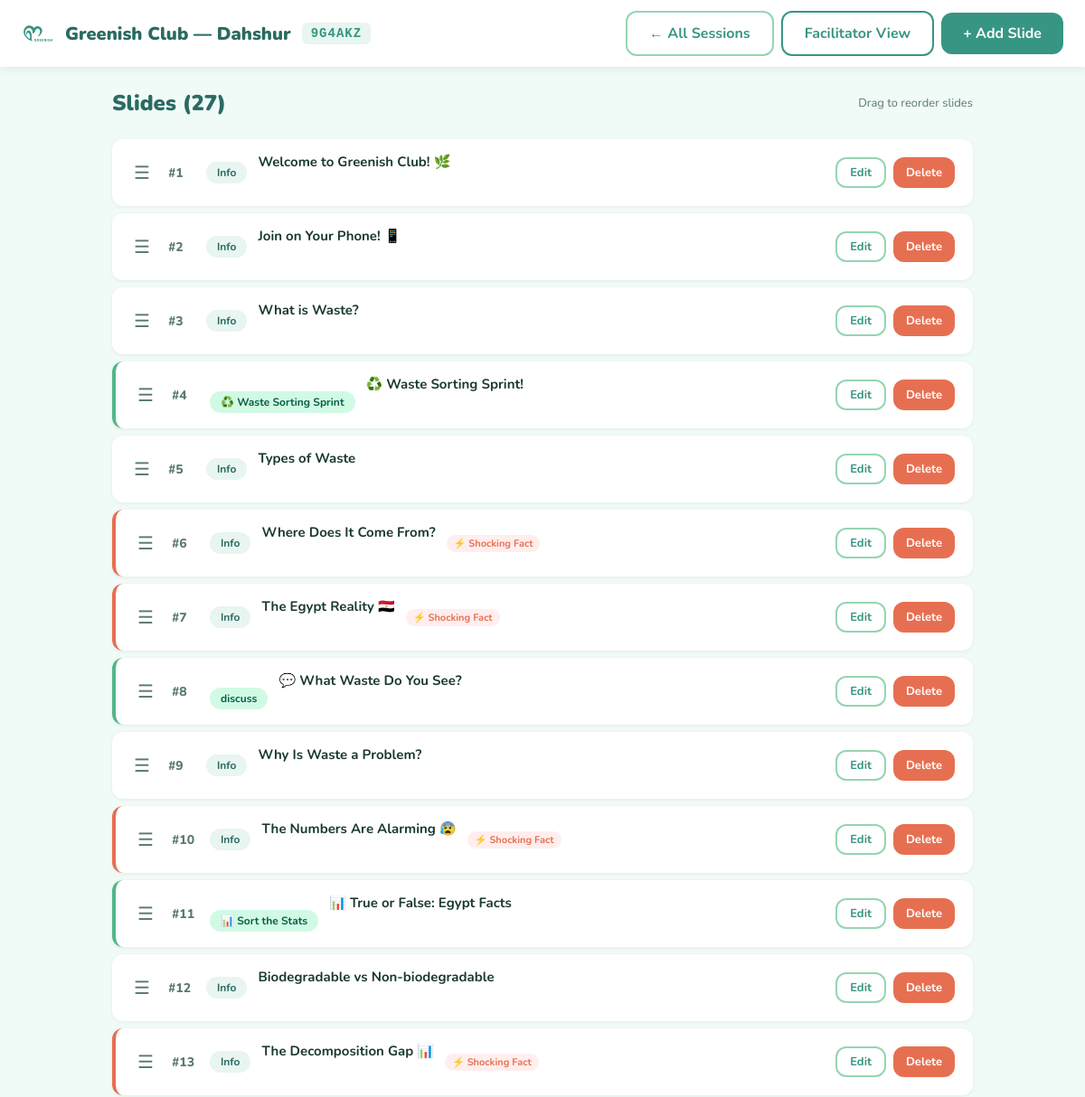
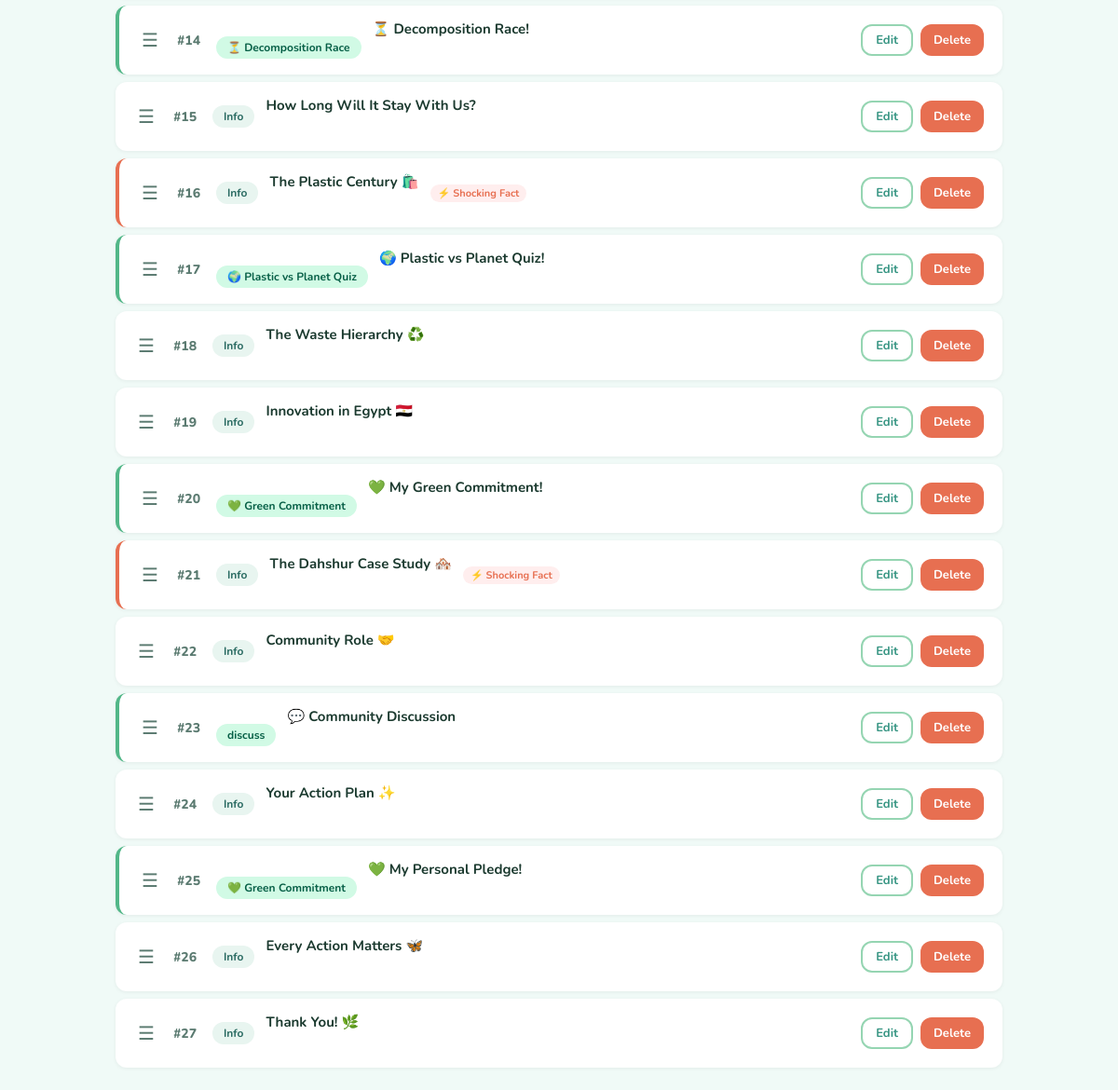
/session/cms/9G4AKZ/slides/ (signed in), run on the app's committed database (2 pictures, top to bottom).
### session/models.py (models this page shows, shortened)
class Session(models.Model):
    STATUS_CHOICES = [
        ('waiting', 'Waiting'),
        ('active', 'Active'),
        ('ended', 'Ended'),
    ]
    code = models.CharField(max_length=6, unique=True, default=generate_session_code)
    title = models.CharField(max_length=255)
    facilitator_name = models.CharField(max_length=100, blank=True, default='')
    facilitator_password = models.CharField(max_length=128, blank=True, default='')
    status = models.CharField(max_length=10, choices=STATUS_CHOICES, default='waiting')
    current_slide_index = models.PositiveIntegerField(default=0)
    activity_active = models.BooleanField(default=False)
    show_answers_at = models.DateTimeField(null=True, blank=True)
    created_at = models.DateTimeField(auto_now_add=True)

class Slide(models.Model):
    SLIDE_TYPE_CHOICES = [
        ('info', 'Information'),
        ('activity', 'Activity'),
    ]
    ACTIVITY_TYPE_CHOICES = [
        ('sprint', '♻️ Waste Sorting Sprint'),
        ('decompose', '⏳ Decomposition Race'),
        ('quiz', '🌍 Plastic vs Planet Quiz'),
        ('commitment', '💚 Green Commitment'),
        ('sort_stats', '📊 Sort the Stats'),
    ]
    session = models.ForeignKey(Session, on_delete=models.CASCADE, related_name='slides')
    order = models.PositiveIntegerField(default=0)
    slide_type = models.CharField(max_length=10, choices=SLIDE_TYPE_CHOICES, default='info')
    title = models.CharField(max_length=255, blank=True)
    content = models.TextField(blank=True)
    image = models.ImageField(upload_to='slides/', blank=True, null=True)
    activity_type = models.CharField(max_length=15, choices=ACTIVITY_TYPE_CHOICES, blank=True, null=True)
    activity_config = models.JSONField(blank=True, null=True)
    shocking_fact = models.BooleanField(default=False)
    time_hint = models.PositiveIntegerField(blank=True, null=True, help_text='Seconds to display')
    is_active = models.BooleanField(default=True)
    class Meta:
        ordering = ['order']

### session/cms_views.py (the view)
# urls.py: path('cms/<str:code>/slides/', cms_views.cms_slides, name='cms_slides'),
@never_cache
@staff_member_required(login_url='/session/cms/login/')
def cms_slides(request, code):
    session = get_object_or_404(Session, code=code)
    slides = session.slides.all().order_by('order')
    return render(request, 'session/cms/slides.html', {'session': session, 'slides': slides})

### session/templates/session/cms/slides.html (shortened to what this page needs)
<!DOCTYPE html>
<html lang="en">
<head>
    <link rel="stylesheet" href="/static/css/session.css?v=6">
    <link rel="stylesheet" href="/static/css/cms.css?v=6">
</head>
<body class="cms-page">
    <header class="cms-header">
        <div class="cms-header-left">
            <img src="/static/img/logo.svg?v=6" alt="Greenish" class="cms-logo">
            <h1>{{ session.title }}</h1>
            <span class="session-code">{{ session.code }}</span>
        </div>
        <div class="cms-header-right">
            <a href="{% url 'cms_sessions' %}" class="btn btn-outline">← All Sessions</a>
            <a href="{% url 'session_facilitator' code=session.code %}" class="btn btn-secondary">Facilitator View</a>
            <a href="{% url 'cms_slide_add' code=session.code %}" class="btn btn-primary">+ Add Slide</a>
        </div>
    </header>
    <main class="cms-main">
        <div class="cms-section-header">
            <h2>Slides ({{ slides|length }})</h2>
            <div class="cms-section-hint">Drag to reorder slides</div>
        </div>
        {% if slides %}
        <div class="cms-slides-list" id="slides-list">
            {% for slide in slides %}
            <div class="cms-slide-item{% if slide.slide_type == 'activity' %} activity-slide{% endif %}{% if slide.shocking_fact %} shocking-slide{% endif %}" data-slide-id="{{ slide.id }}">
                <div class="slide-handle">☰</div>
                <div class="slide-info">
                    <div class="slide-order">#{{ slide.order|add:1 }}</div>
                    <div class="slide-type-badge {{ slide.slide_type }}-badge">
                        {% if slide.slide_type == 'activity' %}
                            {{ slide.get_activity_type_display }}
                        {% else %}
                            Info
                        {% endif %}
                    </div>
                    <div class="slide-title">{{ slide.title|default:"Untitled Slide" }}</div>
                    {% if slide.shocking_fact %}
                    <span class="shocking-badge">⚡ Shocking Fact</span>
                    {% endif %}
                </div>
                <div class="slide-actions">
                    <a href="{% url 'cms_slide_edit' code=session.code slide_id=slide.id %}" class="btn btn-outline btn-small">Edit</a>
                    <a href="{% url 'cms_slide_delete' code=session.code slide_id=slide.id %}" class="btn btn-danger btn-small" onclick="return confirm('Delete this slide?')">Delete</a>
                </div>
            </div>
            {% endfor %}
        </div>
        {% endif %}
    </main>
</body>
</html>

### static/css/session.css (style rules this page uses)
:root { --primary: #379583; --primary-dark: #2A6B62; --primary-light: #52B788; --primary-pale: #95D5B2; --primary-tint: #E8F5F0; --bg: #F0FAF7; --text-dark: #1B3A2F; --text-muted: #5A7A70; --alert: #E76F51; --accent: #52B788; --white: #FFFFFF; --shadow: 0 4px 20px rgba(55, 149, 131, 0.15); --shadow-lg: 0 8px 40px rgba(55, 149, 131, 0.2); --radius: 12px; --radius-lg: 20px; --transition: all 0.3s cubic-bezier(0.4, 0, 0.2, 1); --glass-bg: rgba(255, 255, 255, 0.72); --glass-border: rgba(255, 255, 255, 0.3); --nature-1: #1a4731; --nature-2: #245a3d; --nature-3: #379583; --nature-4: #52B788; --nature-5: #95D5B2; --coral: #E76F51; --gold: #F4A261; --ocean: #2196F3; }
* { margin: 0; padding: 0; box-sizing: border-box; }
html, body { font-family: 'Nunito', sans-serif; background: var(--bg); color: var(--text-dark); min-height: 100vh; overflow-x: hidden; overflow-y: auto; -webkit-overflow-scrolling: touch; }
.btn { display: inline-flex; align-items: center; justify-content: center; gap: 8px; padding: 12px 24px; border: none; border-radius: var(--radius); font-family: 'Nunito', sans-serif; font-weight: 700; font-size: 16px; cursor: pointer; transition: var(--transition); text-decoration: none; }
.btn-primary { background: var(--primary); color: var(--white); }
.btn-secondary { background: var(--white); color: var(--primary); border: 2px solid var(--primary); }
.btn-danger { background: var(--alert); color: var(--white); }
.btn-outline { background: transparent; color: var(--primary); border: 2px solid var(--primary-pale); }
.btn-small { padding: 6px 14px; font-size: 13px; }
.session-code { background: var(--primary-tint); color: var(--primary-dark); padding: 6px 14px; border-radius: 8px; font-weight: 700; font-size: 14px; letter-spacing: 1px; }
.slide-title { font-size: 42px; font-weight: 900; color: var(--primary-dark); margin-bottom: 24px; line-height: 1.2; }
.activity-badge { display: inline-flex; align-items: center; gap: 8px; background: var(--primary-tint); color: var(--primary); padding: 10px 20px; border-radius: 30px; font-weight: 700; font-size: 16px; margin-top: 16px; }

### static/css/cms.css (style rules this page uses)
.cms-page { min-height: 100vh; background: var(--bg); }
.cms-header { background: var(--white); padding: 12px 24px; display: flex; align-items: center; justify-content: space-between; box-shadow: 0 2px 10px rgba(0,0,0,0.08); z-index: 10; position: sticky; top: 0; }
.cms-header-left { display: flex; align-items: center; gap: 12px; }
.cms-header-right { display: flex; align-items: center; gap: 8px; }
.cms-logo { width: 36px; height: 36px; }
.cms-header h1 { font-size: 20px; font-weight: 900; color: var(--primary-dark); }
.cms-main { max-width: 1000px; margin: 0 auto; padding: 24px; }
.cms-section-header { display: flex; align-items: center; justify-content: space-between; margin-bottom: 24px; }
.cms-section-header h2 { font-size: 24px; font-weight: 900; color: var(--primary-dark); }
.cms-section-hint { font-size: 13px; color: var(--text-muted); }
.btn-small { padding: 6px 14px; font-size: 13px; }
.session-code { font-family: monospace; font-size: 14px; font-weight: 700; color: var(--primary); background: var(--primary-tint); padding: 4px 10px; border-radius: 6px; letter-spacing: 1px; }
.cms-slides-list { display: flex; flex-direction: column; gap: 8px; }
.cms-slide-item { background: var(--white); border-radius: var(--radius); padding: 16px 20px; display: flex; align-items: center; gap: 16px; box-shadow: 0 1px 4px rgba(0,0,0,0.06); transition: var(--transition); cursor: grab; }
.cms-slide-item.activity-slide { border-left: 4px solid var(--accent); }
.cms-slide-item.shocking-slide { border-left: 4px solid var(--alert); }
.slide-handle { font-size: 20px; color: var(--text-muted); cursor: grab; padding: 4px; }
.slide-info { flex: 1; display: flex; align-items: center; gap: 12px; }
.slide-order { font-weight: 800; color: var(--text-muted); font-size: 14px; min-width: 30px; }
.slide-type-badge { padding: 4px 12px; border-radius: 20px; font-size: 12px; font-weight: 700; white-space: nowrap; }
.info-badge { background: var(--primary-tint); color: var(--primary-dark); }
.activity-badge { background: #D1FAE5; color: #065F46; }
.slide-title { font-weight: 700; color: var(--text-dark); font-size: 15px; white-space: nowrap; overflow: hidden; text-overflow: ellipsis; max-width: 400px; }
.shocking-badge { background: #FEE; color: var(--alert); padding: 2px 8px; border-radius: 12px; font-size: 11px; font-weight: 700; }
.slide-actions { display: flex; gap: 8px; }

### data on the page
Session: title "Greenish Club — Dahshur", code "9G4AKZ"
Slide: order|add "1", slide_type "Info", title "Welcome to Greenish Club! 🌿"
Slide: order|add "2", slide_type "Info", title "Join on Your Phone! 📱"
Slide: order|add "3", slide_type "Info", title "What is Waste?"
Slide: order|add "4", activity_type "♻️ Waste Sorting Sprint", title "♻️ Waste Sorting Sprint!"
Slide: order|add "5", slide_type "Info", title "Types of Waste"
Slide: order|add "6", slide_type "Info", title "Where Does It Come From?", shocking_fact "⚡ Shocking Fact"
Slide: order|add "7", slide_type "Info", title "The Egypt Reality 🇪🇬", shocking_fact "⚡ Shocking Fact"
Slide: order|add "8", activity_type "discuss", title "💬 What Waste Do You See?"
Slide: order|add "9", slide_type "Info", title "Why Is Waste a Problem?"
Slide: order|add "10", slide_type "Info", title "The Numbers Are Alarming 😰", shocking_fact "⚡ Shocking Fact"
Slide: order|add "11", activity_type "📊 Sort the Stats", title "📊 True or False: Egypt Facts"
Slide: order|add "12", slide_type "Info", title "Biodegradable vs Non-biodegradable"
Slide: order|add "13", slide_type "Info", title "The Decomposition Gap 📊", shocking_fact "⚡ Shocking Fact"
Slide: order|add "14", activity_type "⏳ Decomposition Race", title "⏳ Decomposition Race!"
Slide: order|add "15", slide_type "Info", title "How Long Will It Stay With Us?"
Slide: order|add "16", slide_type "Info", title "The Plastic Century 🛍️", shocking_fact "⚡ Shocking Fact"
Slide: order|add "17", activity_type "🌍 Plastic vs Planet Quiz", title "🌍 Plastic vs Planet Quiz!"
Slide: order|add "18", slide_type "Info", title "The Waste Hierarchy ♻️"
Slide: order|add "19", slide_type "Info", title "Innovation in Egypt 🇪🇬"
Slide: order|add "20", activity_type "💚 Green Commitment", title "💚 My Green Commitment!"
Slide: order|add "21", slide_type "Info", title "The Dahshur Case Study 🏘️", shocking_fact "⚡ Shocking Fact"
Slide: order|add "22", slide_type "Info", title "Community Role 🤝"
Slide: order|add "23", activity_type "discuss", title "💬 Community Discussion"
Slide: order|add "24", slide_type "Info", title "Your Action Plan ✨"
Slide: order|add "25", activity_type "💚 Green Commitment", title "💚 My Personal Pledge!"
Slide: order|add "26", slide_type "Info", title "Every Action Matters 🦋"
Slide: order|add "27", slide_type "Info", title "Thank You! 🌿"

### other printed values
{{ slides|length }} "27"
